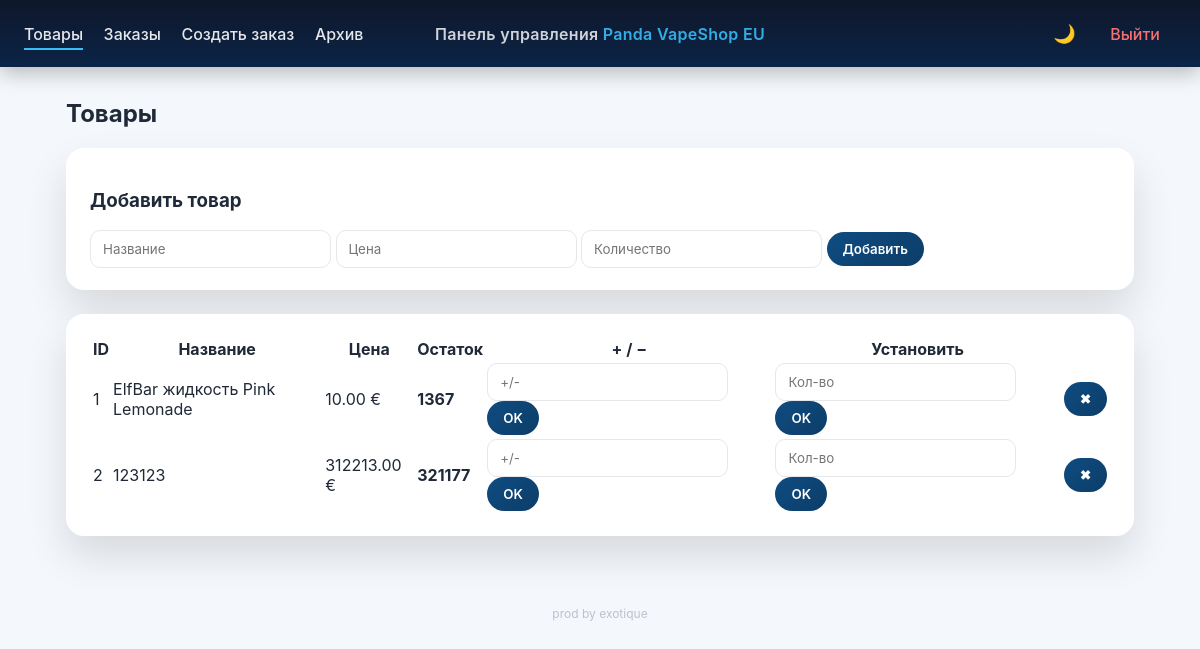
Page /admin/products (signed in) on the committed database.
### app/models.py (models this page shows)
class Product(Base):
    __tablename__ = "products"
    id = Column(Integer, primary_key=True)
    name = Column(String)
    price = Column(Float)
    quantity = Column(Integer, default=0)

### app/admin/routes.py (the view)
@router.get("/products")
def products(request: Request, db: Session = Depends(get_db)):
    if require_login(request):
        return require_login(request)
    products = db.query(Product).all()
    return templates.TemplateResponse(
        "products.html",
        {"request": request, "products": products},
    )

### app/admin/templates/products.html (shortened to what this page needs)
<!DOCTYPE html>
<html lang="ru">
<head>
    <link rel="stylesheet" href="/admin/static/style.css">
</head>
<body>
<div class="top-nav">
    <div class="nav-left">
        <a href="/admin/products" class="active">Товары</a>
        <a href="/admin/orders">Заказы</a>
        <a href="/admin/orders/create">Создать заказ</a>
        <a href="/admin/orders/archive">Архив</a>
    </div>
    <div class="nav-center">
        Панель управления <span>Panda VapeShop EU</span>
    </div>
    <div class="nav-right">
        <button id="themeToggle">🌙</button>
        <a href="/admin/logout" class="logout">Выйти</a>
    </div>
</div>
<div class="container">
    <h2>Товары</h2>
    <div class="card">
        <h3>Добавить товар</h3>
        <form method="post" action="/admin/products" class="form-grid">
            <input name="name" placeholder="Название" required>
            <input name="price" type="number" step="0.01" placeholder="Цена" required>
            <input name="quantity" type="number" placeholder="Количество" required>
            <button type="submit">Добавить</button>
        </form>
    </div>
    <div class="card">
        <table class="table">
            <tr>
                <th>ID</th>
                <th>Название</th>
                <th>Цена</th>
                <th>Остаток</th>
                <th>+ / −</th>
                <th>Установить</th>
                <th></th>
            </tr>
            {% for p in products %}
            <tr>
                <td>{{ p.id }}</td>
                <td>{{ p.name }}</td>
                <td>{{ "%.2f"|format(p.price) }} €</td>
                <td><b>{{ p.quantity }}</b></td>
                <td>
                    <form method="post" action="/admin/products/update-stock" class="form-inline">
                        <input name="delta" placeholder="+/-">
                        <button>OK</button>
                    </form>
                </td>
                <td>
                    <form method="post" action="/admin/products/set-stock" class="form-inline">
                        <input name="quantity" placeholder="Кол-во">
                        <button>OK</button>
                    </form>
                </td>
                <td>
                    <form method="post" action="/admin/products/delete"
                          onsubmit="return confirm('Удалить товар полностью?')">
                        <button class="danger">✖</button>
                    </form>
                </td>
            </tr>
            {% endfor %}
        </table>
    </div>
</div>
<footer class="footer">prod by exotique</footer>
</body>
</html>

### app/admin/static/style.css (style rules this page uses)
:root { --main: #0f4c81; --main-dark: #0c3d68; --bg: #f4f7fb; --card: #ffffff; --border: #e5e7eb; --text: #1f2937; --muted: #6b7280; }
* { box-sizing: border-box; font-family: Inter, system-ui, sans-serif; }
body { margin: 0; background: var(--bg); color: var(--text); transition: background .25s, color .25s; }
.top-nav { background: linear-gradient(90deg, #0f172a, #0f4c81); color: white; padding: 14px 24px; display: grid; grid-template-columns: 1fr auto 1fr; align-items: center; box-shadow: 0 6px 20px rgba(0,0,0,.25); }
.nav-left a, .nav-right a { color: #e5e7eb; text-decoration: none; margin-right: 16px; font-weight: 500; position: relative; }
.nav-left a::after { content: ""; position: absolute; left: 0; bottom: -6px; width: 0; height: 2px; background: #38bdf8; transition: width .25s ease; }
.nav-left a:hover::after, .nav-left a.active::after { width: 100%; }
.nav-center { font-weight: 700; letter-spacing: .3px; opacity: .95; }
.nav-center span { color: #38bdf8; }
.nav-right { text-align: right; }
.logout { color: #f87171 !important; }
#themeToggle { background: transparent; border: none; color: #e5e7eb; font-size: 18px; cursor: pointer; margin-right: 14px; transition: transform .15s; }
.container { max-width: 1100px; margin: 32px auto; padding: 0 16px; }
.card, .order-card { background: var(--card); border-radius: 18px; padding: 22px 24px; margin-bottom: 24px; box-shadow: 0 20px 40px rgba(0,0,0,.12), inset 0 1px 0 rgba(255,255,255,.05); animation: fadeUp .3s ease; }
input { background: transparent; border: 1px solid var(--border); border-radius: 10px; padding: 10px 12px; color: var(--text); }
button { background: linear-gradient(135deg, var(--main), var(--main-dark)); border: none; color: white; padding: 9px 16px; border-radius: 999px; cursor: pointer; font-weight: 600; transition: transform .12s ease, box-shadow .12s; }
.footer { text-align: center; color: var(--muted); font-size: 12px; padding: 30px 0 20px; }
.top-nav { background: linear-gradient(180deg,#0f172a,#0b2447); color: #e5e7eb; display: grid; grid-template-columns: 1fr auto 1fr; align-items: center; padding: 14px 24px; }
.nav-left a, .nav-right a { color: #e5e7eb; margin-right: 16px; text-decoration: none; position: relative; }
.nav-left a.active::after { width: 100%; }
.nav-left a::after { content: ""; position: absolute; bottom: -6px; left: 0; height: 2px; width: 0; background: #38bdf8; transition: .25s; }
.nav-center { font-weight: 600; opacity: .9; }
.logout { color: #f87171; }
.footer { text-align: center; font-size: 12px; opacity: .4; margin: 40px 0 20px; }

### rows in the picture
Product: id "1", name "ElfBar жидкость Pink Lemonade", price "10.00", quantity "1367"
Product: id "2", name "123123", price "312213.00", quantity "321177"
